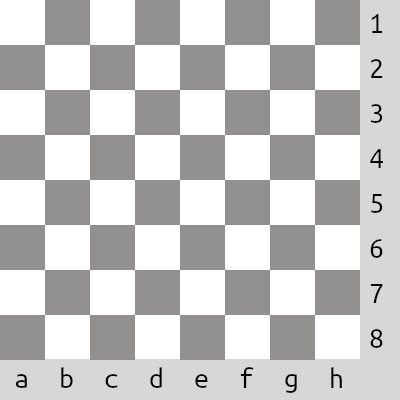
#> input picture 06_Modulos/ajedrez/images/tablero.png, 400 x 400 px
$ python script.py
#> lines starting #> are read from the running program, lines starting #| are printed output that depends on the picture; pictures that were not available may be replaced by others from this repository, and a replacement may not be noted
### 06_Modulos/ajedrez/ajedrez.py
import ajedrez.tablero as tablero
import ajedrez.ficha as ficha

def help():
    print("hola")

inicio = ['Ta1', 'Cb1', 'Ac1', 'Rd1', 'De1', 'Af1', 'Cg1', 'Th1',
      'Pa2', 'Pb2', 'Pc2', 'Pd2', 'Pe2', 'Pf2', 'Pg2', 'Ph2',
      'pa7', 'pb7', 'pc7', 'pd7', 'pe7', 'pf7', 'pg7', 'ph7',
      'ta8', 'cb8', 'ac8', 'rd8', 'de8' ,'af8', 'cg8', 'th8'
     ]

lista_fichas = []

for i in inicio:
    lista_fichas.append(ficha.Ficha(i))

tabl = tablero.Tablero(lista_fichas)


def inicio():
    tabl.pintar_tablero().show()

def mover(ficha1, ficha2):
    tabl.cambiar_posicion_ficha(ficha1, ficha2).show()

def comer(ficha1, ficha2):
    tabl.comer_ficha(ficha1, ficha2).show()


def es_seguro(tablero, fila, columna):
  # Comprueba si es seguro colocar una dama en la fila y columna dadas en el tablero

  # Comprueba las filas hacia arriba
    for i in range(fila):
        if (tablero[i] == columna) or (abs(tablero[i] - columna) == abs(i - fila)):
            return False

    return True

def ocho_damas(tabl_reinas, fila):
  # Encuentra una solución al problema de las 8 damas usando un algoritmo de búsqueda en profundidad
    tabl_reinas.pintar_tablero().show()
  # Si llegamos a la última fila, hemos encontrado una solución
    if fila == 8:
        tabl_reinas.pintar_tablero().show()
        return True

  # Prueba cada columna en la fila actual
    for columna in range(8):
        # Si es seguro colocar una dama en esta posición, intenta colocarla
        if es_seguro(tablero, fila, columna):
            print("es seguro: " + str(fila) + " <- fila  col -> " + str(columna))
          # Si se puede colocar una dama en la siguiente fila, devuelve verdadero
            if ocho_damas(tabl_reinas, fila + 1):
                return True

  # Si no se encontró ninguna solución, devuelve falso
    return False

def damas():
    # Inicializa el tablero como una lista de 8 elementos con valores iniciales de -1
    inicio_reinas=['Da1','Da2', 'Da3','Da4', 'Da5','Da6', 'Da7','Da8']
    lista_reinas = []
    for i in inicio_reinas:
        lista_reinas.append(ficha.Ficha(i))
    tabl_reinas = tablero.Tablero(lista_reinas)

    # Llama a la función para encontrar una solución
    ocho_damas(tabl_reinas, 0)

### 06_Modulos/ajedrez/tablero.py
from PIL import Image

class Tablero:

    def __init__(self, lista_fichas):
        self.lista = lista_fichas

    def pintar_tablero(self):
        tablero_img= Image.open('ajedrez/images/tablero.png').convert("RGBA")
#> tablero_img is the input picture: PIL image 400x400 RGBA; mean R, G, B, A 201.6, 201.2, 200.1, 255
        for ficha in self.lista:
            if ficha.visible:
                aux_img= Image.open(ficha.image_location).convert("RGBA")
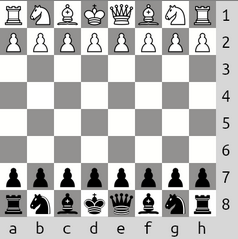
#> input picture 06_Modulos/imagen_01.a.png, 238 x 239 px, given in place of db.png, which was not available
                tablero_img.alpha_composite(aux_img, (ficha.X,ficha.Y))
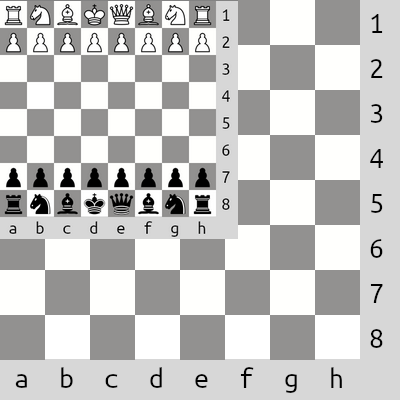
#> tablero_img: PIL image 400x400 RGBA; mean R, G, B, A 196.6, 196.3, 195.4, 255
                #tablero_img.save("images/prueba3.png")
        return tablero_img


    # [15 lines left out: functions cambiar_posicion_ficha, comer_ficha, not called in this run]

### 06_Modulos/damas/ajedrez/ficha.py
class Ficha:

    def __init__(self, codigo):

        self.name = codigo
        self.caracter = codigo[0]


        self.posi = codigo[1:]


        self.visible = True

        self.set_coord(self.posi)
        self.image_location= ""
        if(self.caracter.isupper()):
            self.image_location= "images/" + self.caracter.lower() + "b.png"
        else:
            self.image_location = "images/" + self.caracter.lower() + "n.png"


    def set_coord(self, posi):
        horizontal='abcdefgh'
        self.X = horizontal.find(posi[0]) * 45
        self.Y = (int(posi[1]) -1) * 45

    def get_car(self):
        return str(self.caracter)

    def get_posi(self):
        return str(self.pos)

### 06_Modulos/script.py
import ajedrez.ajedrez
import ajedrez.tablero as tablero
import ajedrez.ficha as ficha


# [7 lines of commented-out code are left out]


ajedrez.ajedrez.help()
ajedrez.ajedrez.damas()
#> in ocho_damas, `tabl_reinas.pintar_tablero().show()`:
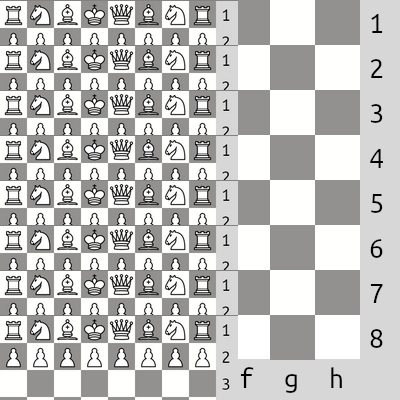
#> shown: PIL image 400x400 RGBA; mean R, G, B, A 193.2, 192.9, 192, 255
#> (the run stopped early here; a loop or call above may not have finished)
